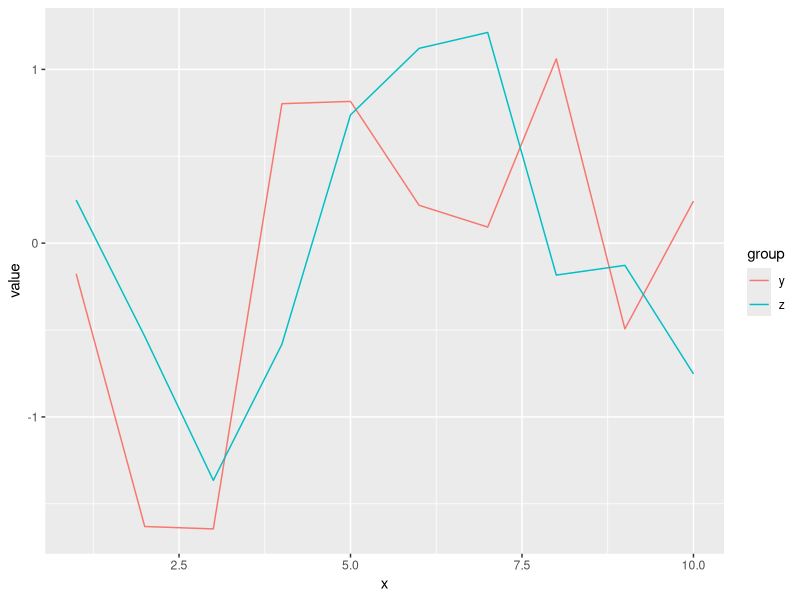
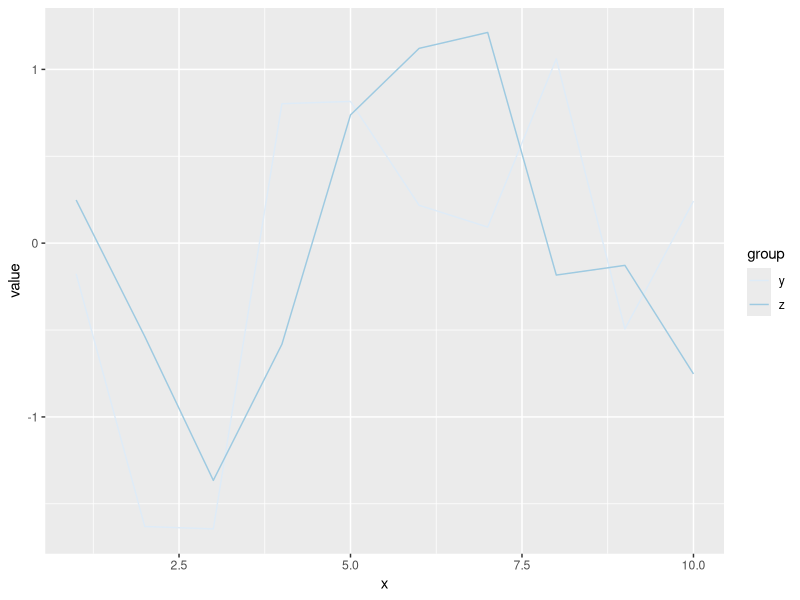
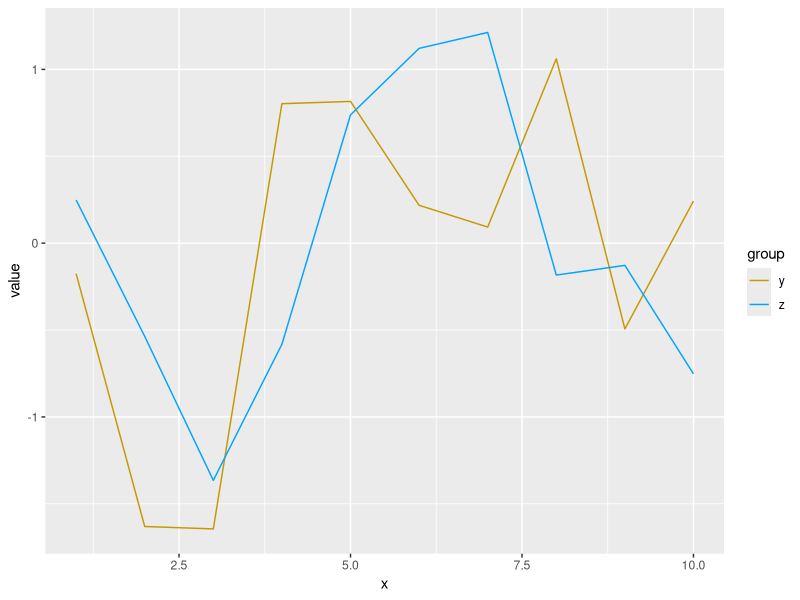

These charts were generated, in order, by the following R code: (Note: this script raises an error after producing the figures.)
## ---- chunk 1
x <- seq_len(10)
y <- rnorm(x)
z <- rnorm(x)

mdf <- tidyr::gather(data.frame(x, y, z), group, value, y, z)
## ---- chunk 2
library(ggplot2)
myColor <- scale_color_brewer(palette = "Blues")
myOtherColor <- scale_color_hue(h.start = 50)

pltBase <- ggplot(mdf, aes(x = x, y = value, group = group, color = group)) + geom_line()
pltBase
pltBase + myColor
pltBase + myOtherColor

dummyGroup <- as.factor(rep(1, nrow(df)))
pltBase2 <- ggplot(df, aes(x = x, y = y, color = "a")) + geom_line()
pltBase2
pltBase2 <- ggplot(df, aes(x = x, y = y, color = "b")) + geom_line()
pltBase2
pltBase2 + myColor
pltBase2 + myOtherColor

pltBase2 + guides(color = "none") + myOtherColor

## ---- chunk 3

gg_color_hue <- function(n) {
  hues = seq(15, 375, length=n+1)
  hcl(h=hues, l=65, c=100)[1:n]
}

n <- 4
plot(1:n, pch=16, cex=2, col=gg_color_hue(n))

n <- 10
plot(1:n, pch=16, cex=2, col=gg_color_hue(n))

x <- seq(0, 1, length.out = 25)
show_col(seq_gradient_pal()(x))
show_col(seq_gradient_pal("#f05f2c", "#090b0a")(x))

## ---- chunk 4
plotColors <- function(n){
  df <- data.frame(group = head(letters, n), value = 1:n)
  plt <- ggplot(df, aes(x = group, y = value, fill = group)) + geom_bar(stat = "identity")
  plt
}

plotColors(2)
plotColors(3)
plotColors(4)
plotColors(5)
plotColors(6)
plotColors(10)
plotColors(20)
plotColors(26)

seq(15, 375, length=2+1)[1:2]
seq(15, 375, length=3+1)[1:3]
seq(15, 375, length=4+1)[1:4]
seq(15, 375, length=5+1)[1:5]
seq(15, 375, length=6+1)[1:6]
seq(15, 375, length=7+1)[1:7]

x <- 
y <- seq(15, 375, length=7+1)[7]

compare2 <- function(n1, n2){
  scales::show_col(hcl(h=c(seq(15, 375, length=n1+1)[n1]
                         , seq(15, 375, length=n2+1)[n2])
                     , l=65, c=100))  
}

compare2(5, 6)
